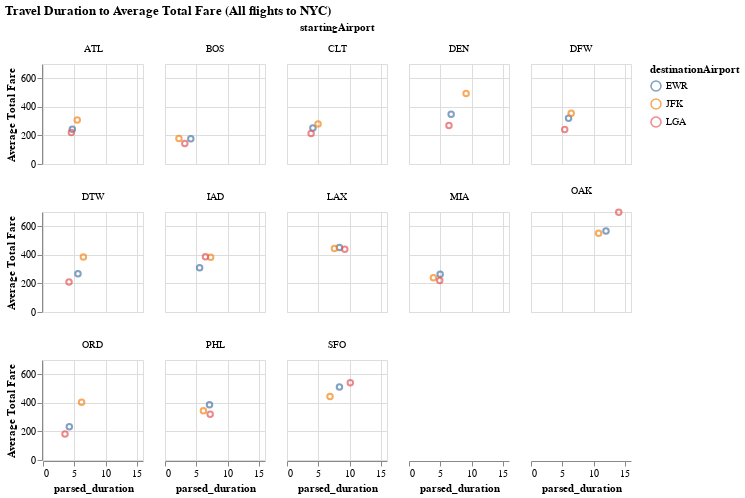

The cell this chart's notebook holds for it:
### Code cell
# Plot to see the relationship between travel duration and total fair flying to
# different airports around New York City
alt.Chart(aggregated_ny_df).mark_point().encode(
    y=alt.Y('totalFare', title='Average Total Fare'),
    x='parsed_duration',
    color='destinationAirport',
    facet=alt.Facet('startingAirport:N', columns=5)
).properties(
    width=100,
    height=100,
    title='Travel Duration to Average Total Fare (All flights to NYC)'
)

### Figure 1 — Vega-Lite specification as saved in the notebook (floating-point values rounded to 4 significant figures)
{"config": {"view": {"continuousWidth": 400, "continuousHeight": 300}}, "data": {"name": "data-7a7e6dccacb81cc035f6af0d6e75d6e6"}, "mark": "point", "encoding": {"color": {"field": "destinationAirport", "type": "nominal"}, "facet": {"columns": 5, "field": "startingAirport", "type": "nominal"}, "x": {"field": "parsed_duration", "type": "quantitative"}, "y": {"field": "totalFare", "title": "Average Total Fare", "type": "quantitative"}}, "height": 100, "title": "Travel Duration to Average Total Fare (All flights to NYC)", "width": 100, "$schema": "https://vega.github.io/schema/vega-lite/v4.17.0.json", "datasets": {"data-7a7e6dccacb81cc035f6af0d6e75d6e6": [{"startingAirport": "ATL", "destinationAirport": "EWR", "totalFare": 243.3, "parsed_duration": 4.692}, {"startingAirport": "ATL", "destinationAirport": "JFK", "totalFare": 308.7, "parsed_duration": 5.483}, {"startingAirport": "ATL", "destinationAirport": "LGA", "totalFare": 220.6, "parsed_duration": 4.542}, {"startingAirport": "BOS", "destinationAirport": "EWR", "totalFare": 177.0, "parsed_duration": 4.131}, {"startingAirport": "BOS", "destinationAirport": "JFK", "totalFare": 178.1, "parsed_duration": 2.229}, {"startingAirport": "BOS", "destinationAirport": "LGA", "totalFare": 143.6, "parsed_duration": 3.167}, {"startingAirport": "CLT", "destinationAirport": "EWR", "totalFare": 252.6, "parsed_duration": 4.143}, {"startingAirport": "CLT", "destinationAirport": "JFK", "totalFare": 280.8, "parsed_duration": 4.965}, {"startingAirport": "CLT", "destinationAirport": "LGA", "totalFare": 214.0, "parsed_duration": 3.855}, {"startingAirport": "DEN", "destinationAirport": "EWR", "totalFare": 348.6, "parsed_duration": 6.745}, {"startingAirport": "DEN", "destinationAirport": "JFK", "totalFare": 493.8, "parsed_duration": 9.136}, {"startingAirport": "DEN", "destinationAirport": "LGA", "totalFare": 269.9, "parsed_duration": 6.395}, {"startingAirport": "DFW", "destinationAirport": "EWR", "totalFare": 320.7, "parsed_duration": 6.012}, {"startingAirport": "DFW", "destinationAirport": "JFK", "totalFare": 355.8, "parsed_duration": 6.434}, {"startingAirport": "DFW", "destinationAirport": "LGA", "totalFare": 241.7, "parsed_duration": 5.393}, {"startingAirport": "DTW", "destinationAirport": "EWR", "totalFare": 267.8, "parsed_duration": 5.597}, {"startingAirport": "DTW", "destinationAirport": "JFK", "totalFare": 384.8, "parsed_duration": 6.462}, {"startingAirport": "DTW", "destinationAirport": "LGA", "totalFare": 210.6, "parsed_duration": 4.166}, {"startingAirport": "IAD", "destinationAirport": "EWR", "totalFare": 309.7, "parsed_duration": 5.54}, {"startingAirport": "IAD", "destinationAirport": "JFK", "totalFare": 382.8, "parsed_duration": 7.303}, {"startingAirport": "IAD", "destinationAirport": "LGA", "totalFare": 387.0, "parsed_duration": 6.472}, {"startingAirport": "LAX", "destinationAirport": "EWR", "totalFare": 452.1, "parsed_duration": 8.39}, {"startingAirport": "LAX", "destinationAirport": "JFK", "totalFare": 443.9, "parsed_duration": 7.592}, {"startingAirport": "LAX", "destinationAirport": "LGA", "totalFare": 438.9, "parsed_duration": 9.247}, {"startingAirport": "MIA", "destinationAirport": "EWR", "totalFare": 264.8, "parsed_duration": 4.986}, {"startingAirport": "MIA", "destinationAirport": "JFK", "totalFare": 239.8, "parsed_duration": 3.909}, {"startingAirport": "MIA", "destinationAirport": "LGA", "totalFare": 220.1, "parsed_duration": 4.918}, {"startingAirport": "OAK", "destinationAirport": "EWR", "totalFare": 566.2, "parsed_duration": 12.0}, {"startingAirport": "OAK", "destinationAirport": "JFK", "totalFare": 550.6, "parsed_duration": 10.82}, {"startingAirport": "OAK", "destinationAirport": "LGA", "totalFare": 698.3, "parsed_duration": 14.04}, {"startingAirport": "ORD", "destinationAirport": "EWR", "totalFare": 232.6, "parsed_duration": 4.212}, {"startingAirport": "ORD", "destinationAirport": "JFK", "totalFare": 403.9, "parsed_duration": 6.177}, {"startingAirport": "ORD", "destinationAirport": "LGA", "totalFare": 182.0, "parsed_duration": 3.519}, {"startingAirport": "PHL", "destinationAirport": "EWR", "totalFare": 386.1, "parsed_duration": 7.12}, {"startingAirport": "PHL", "destinationAirport": "JFK", "totalFare": 344.5, "parsed_duration": 6.146}, {"startingAirport": "PHL", "destinationAirport": "LGA", "totalFare": 319.5, "parsed_duration": 7.228}, {"startingAirport": "SFO", "destinationAirport": "EWR", "totalFare": 511.4, "parsed_duration": 8.392}, {"startingAirport": "SFO", "destinationAirport": "JFK", "totalFare": 444.9, "parsed_duration": 6.883}, {"startingAirport": "SFO", "destinationAirport": "LGA", "totalFare": 540.6, "parsed_duration": 10.13}]}}
